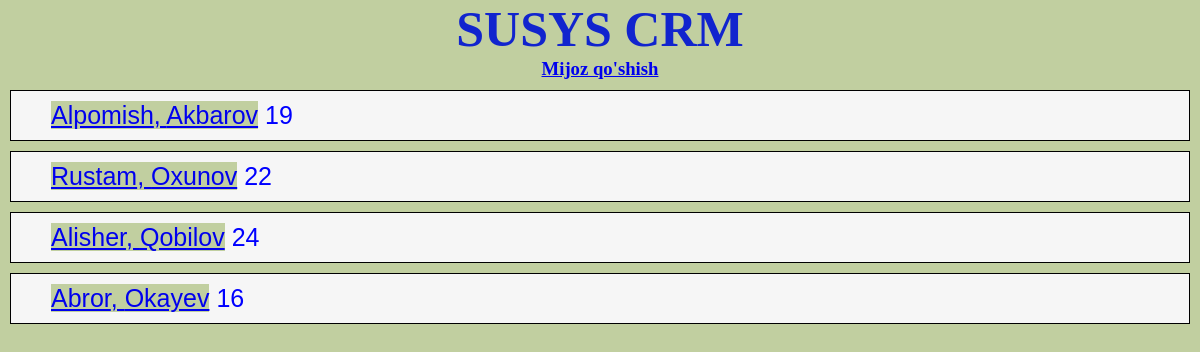
Page /leads/ on the earlier database version.
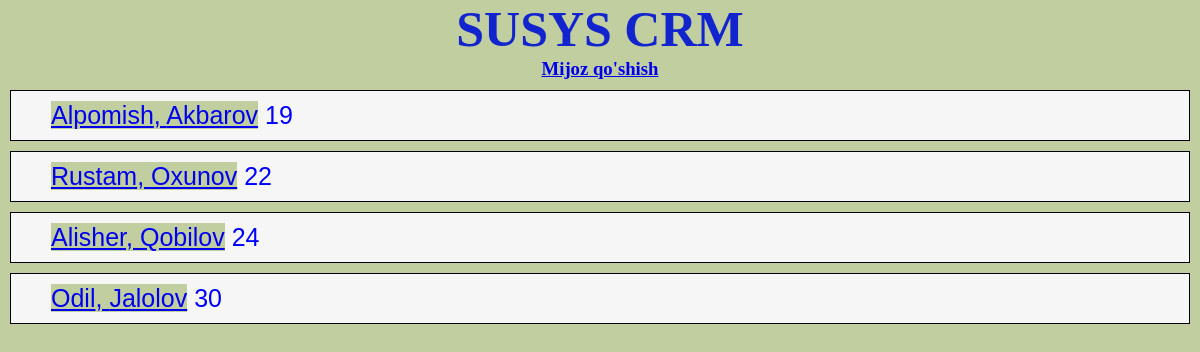
Same page on the later database version.
### leads/models.py (models this page shows, shortened)
class Lead(models.Model):
  fristName = models.CharField(max_length=20)
  lastName = models.CharField(max_length=20)
  age = models.IntegerField(default=0)
  email = models.EmailField(max_length=50)
  agent = models.ForeignKey("Agent", blank = True, on_delete=models.CASCADE)

### leads/views.py (the view)
# urls.py: path('', leads_list),
def leads_list(request):
  leads = models.Lead.objects.all()
  context = {
    "leads": leads,
  }
  return render(request, "leads_list.html", context)

### template/leads_list.html (shortened to what this page needs)
<!DOCTYPE html>
<html lang="en">
<head>
</head>
<body>
  <h1>SUSYS CRM</h1>
  <h3><a href="/leads/create/">Mijoz qo'shish</a></h3>
  {% for lead in leads %}
  <div class="mijoz">
    <a href="/leads/{{ lead.pk }}/ ">{{ lead.fristName }}, {{ lead.lastName }}</a>
    {{ lead.age }}
  </div>
  {% endfor %}
</body>
</html>

Differences in the rows shown:
removed Lead: fristName "Abror", lastName "Okayev", age "16"
added Lead: fristName "Odil", lastName "Jalolov", age "30"
